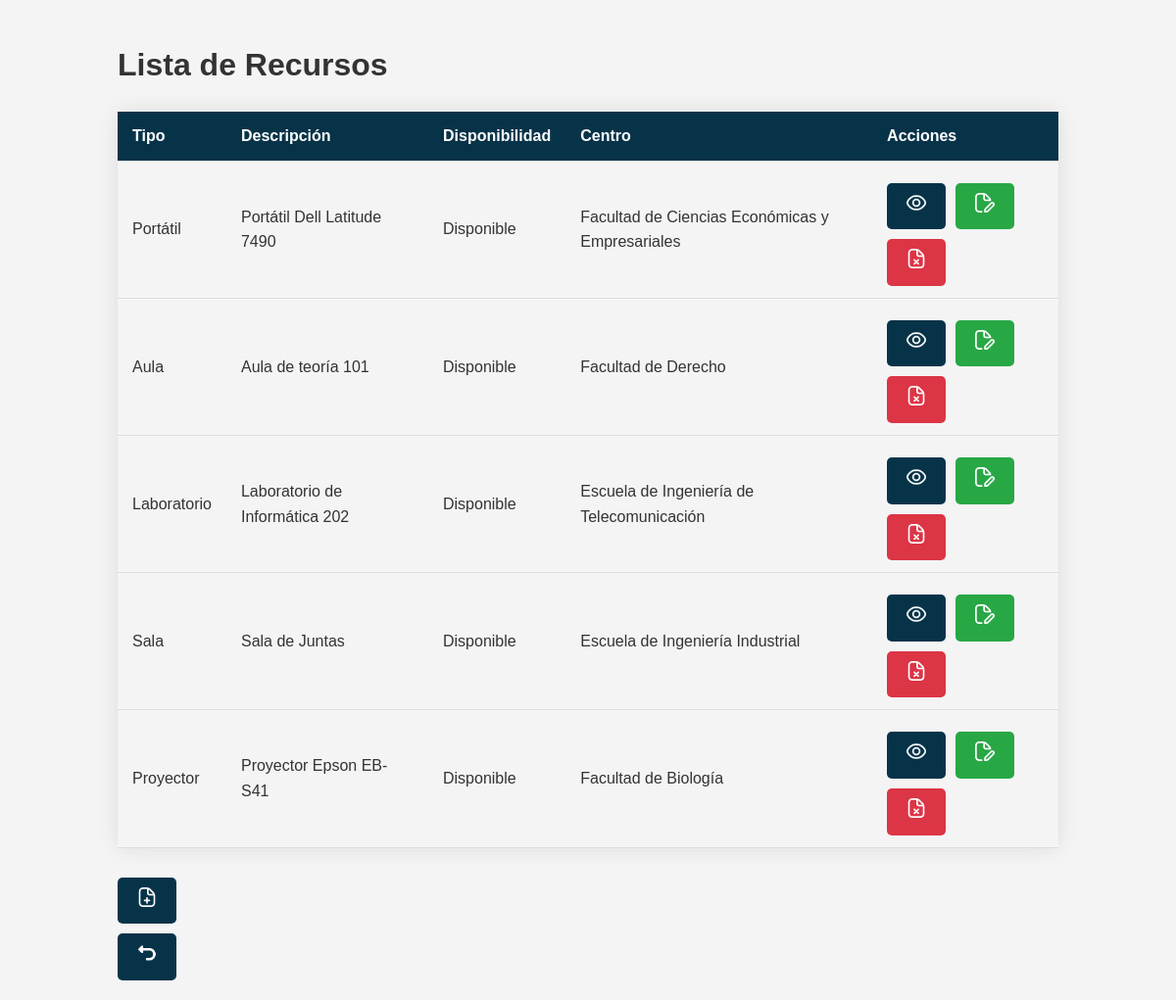
The page /Controllers/Recursos_Controller.php?action=list_recursos (signed in) on the database its author committed.
### tables this page shows
CREATE TABLE Recurso (
    ID_Recurso INT AUTO_INCREMENT PRIMARY KEY,
    Tipo VARCHAR(50) NOT NULL,
    Descripcion TEXT NOT NULL,
    Disponibilidad ENUM('Disponible', 'No disponible') NOT NULL,
    ID_Centro INT NOT NULL,
    FOREIGN KEY (ID_Centro) REFERENCES Centro(ID_Centro)
);

CREATE TABLE Centro (
    ID_Centro INT AUTO_INCREMENT PRIMARY KEY,
    Nombre VARCHAR(50) NOT NULL,
    Direccion VARCHAR(100) NOT NULL,
    Telefono VARCHAR(15) NOT NULL,
    Email VARCHAR(100) NOT NULL
);

### Locales/Strings_SPANISH.php (called while the page is built)
<?php
$strings = array(
    'Acciones' => 'Acciones',
    'Añadir' => 'Añadir',
    'Añadir Centro'=> 'Añadir Centro',
    'Añadir Recurso' => 'Añadir Recurso',
    'Añadir Usuario' => 'Añadir Usuario',
    'Apellidos' => 'Apellidos',
    'Centro'=> 'Centro',
    'Contrasena' => 'Contraseña',
    'Correo Electrónico' => 'Correo Electrónico',
    'Descripción' => 'Descripción',
    'Descripcion' => 'Descripcion',
    'Dirección' => 'Dirección',
    'Disponible' => 'Disponible',
    'Disponibilidad' => 'Disponibilidad',
    'DNI' => 'DNI',
    'Editar' => 'Editar',
    'Editar Centro'=> 'Editar Centro',
    'Editar Recurso' => 'Editar Recurso',
    'Editar Usuario' => 'Editar Usuario',
    'Eliminar' => 'Eliminar',
    'Fecha y Hora de la Reserva' => 'Fecha y Hora de la Reserva',
    'Gestion de usuarios' => 'Gestion de usuarios',
    'Guardar Cambios' => 'Guardar Cambios',
    'Lista de Centros' => 'Lista de Centros',
    'Lista de Recursos' => 'Lista de Recursos',
    'Lista de Usuarios' => 'Lista de Usuarios',
    'Login'=> 'Login',
    'Menu' => 'Menú',
    'NIU' => 'NIU',
    'No disponible' => 'No disponible',
    'Nombre' => 'Nombre',
    'Reservar' => 'Reservar',
    'Reservar Recurso' => 'Reservar Recurso',
    'Reservar recurso' => 'Reservar recurso',
    'Recurso' => 'Recurso',
    'Rol' => 'Rol',
    'Teléfono' => 'Teléfono',
    'Tipo' => 'Tipo',
    'Volver' => 'Volver',
    'Ver Centro'=> 'Ver Centro',
    'Ver Recurso' => 'Ver Recurso',
    'Ver Usuario' => 'Ver Usuario',
    'Mensaje' => 'Mensaje',
    '¿Estás seguro de que quieres eliminar este recurso?' => '¿Estás seguro de que quieres eliminar este recurso?',
);
?>

### models/Recursos_Model.php (called while the page is built, shortened)
<?php
class Recursos_Model {
    var $Tipo;
    var $Descripcion;
    var $Disponibilidad;
    var $ID_Centro;
    function __construct($ID_Recurso, $Tipo, $Descripcion, $Disponibilidad, $ID_Centro) {
        $this->Tipo = $Tipo;
        $this->Descripcion = $Descripcion;
        $this->Disponibilidad = $Disponibilidad;
        $this->ID_Centro = $ID_Centro;
        include_once 'Access_DB.php';
        $this->mysqli = ConnectDB();
    }
    function search() {
        $sql = "SELECT Recurso.*, Centro.Nombre AS Nombre_Centro
                FROM Recurso
                INNER JOIN Centro ON Recurso.ID_Centro = Centro.ID_Centro
                WHERE Recurso.Tipo LIKE ? AND
                      Recurso.Descripcion LIKE ? AND
                      Recurso.Disponibilidad LIKE ? AND
                      Centro.Nombre LIKE ?";
        $stmt = $this->mysqli->prepare($sql);
        $search_tipo = "%$this->Tipo%";
        $search_descripcion = "%$this->Descripcion%";
        $search_disponibilidad = "%$this->Disponibilidad%";
        $search_centro = "%$this->ID_Centro%";
        $stmt->bind_param('ssss', $search_tipo, $search_descripcion, $search_disponibilidad, $search_centro);
        $stmt->execute();
        return $stmt->get_result();
    }
}
?>

### models/Access_DB.php (called while the page is built, shortened)
<?php
function ConnectDB() {
    $mysqli = new mysqli("localhost", "root", "", "uvigores2");
    return $mysqli;
}
?>

### views/Recurso_List_View.php (the view, shortened to what this page needs)
<?php
class Recurso_List_View {
    function __construct($result) {
        $this->result = $result;
        $this->render();
    }
    function render() {
        include '../Locales/Strings_SPANISH.php';
        ?>
        <!DOCTYPE html>
        <html lang="es">
        <head>
            <link rel="stylesheet" href="../css/styles.css">
        </head>
        <body>
            <div class="container">
                <h1><?php echo $strings['Lista de Recursos']; ?></h1>
                <table class="table">
                    <thead>
                        <tr>
                            <th><?php echo $strings['Tipo']; ?></th>
                            <th><?php echo $strings['Descripción']; ?></th>
                            <th><?php echo $strings['Disponibilidad']; ?></th>
                            <th><?php echo $strings['Centro']; ?></th>
                            <th><?php echo $strings['Acciones']; ?></th>
                        </tr>
                    </thead>
                    <tbody>
                    <?php
                    while ($row = $this->result->fetch_assoc()) {
                        echo "<tr>";
                        echo "<td>{$row['Tipo']}</td>";
                        echo "<td>{$row['Descripcion']}</td>";
                        echo "<td>{$row['Disponibilidad']}</td>";
                        echo "<td>{$row['Nombre_Centro']}</td>";
                        echo "<td>
                                <a class='button button-view' href='Recursos_Controller.php?action=view_recursos&ID_Recurso={$row['ID_Recurso']}' title='Ver usuario'>
                                    <img src='../views/img/show.png' alt='Ver usuario' style='width: 20px; height: 20px;'>
                                </a>
                                <a class='button button-edit' href='Recursos_Controller.php?action=edit_recurso&ID_Recurso={$row['ID_Recurso']}' title='Editar recurso'>
                                    <img src='../views/img/edit-resource.png' alt='Editar recurso' style='width: 20px; height: 20px;'></a>
                                <a class='button button-delete' href='Recursos_Controller.php?action=delete_recurso&ID_Recurso={$row['ID_Recurso']}' title='Eliminar recurso' onclick='return confirm(\"¿Estás seguro de que quieres eliminar este recurso?\")'>
                                    <img src='../views/img/delete-resource.png' alt='Eliminar recurso' style='width: 20px; height: 20px;'>
                                </a>
                              </td>";
                        echo "</tr>";
                    }
                    ?>
                    </tbody>
                </table>
                <a class="button" href="Recursos_Controller.php?action=add_recurso"title="<?php echo $strings['Añadir Recurso']; ?>">
                    <img src="../views/img/add-resource.png" alt="<?php echo $strings['Añadir Recurso']; ?>" style="width: 20px; height: 20px;">
                </a><br>
                <a class="button" href="../index.php" title="<?php echo $strings['Volver']; ?>">
                    <img src="../views/img/turn-back.png" alt="<?php echo $strings['Volver']; ?>" style="width: 20px; height: 20px;">
                </a>
            </div>
        </body>
        </html>
        <?php
    }
}
?>

### css/styles.css (style rules this page uses)
body { font-family: 'Arial', sans-serif; background-color: #f4f4f4; color: #333; margin: 0; padding: 0; line-height: 1.6; }
.container { width: 80%; margin: 0 auto; padding: 20px; }
a { color: #0056b3; text-decoration: none; font-weight: bold; }
button, .button { background-color: #073349; color: white; padding: 10px 20px; border: none; cursor: pointer; text-align: center; border-radius: 5px; font-size: 16px; margin: 5px 0; display: inline-block; }
.table { width: 100%; border-collapse: collapse; margin: 20px 0; font-size: 16px; box-shadow: 0 0 20px rgba(0, 0, 0, 0.1); }
.table thead { background-color: #073349; color: white; }
.table th, .table td { padding: 12px 15px; text-align: left; border-bottom: 1px solid #ddd; }
.button { display: inline-block; padding: 10px 20px; margin: 10px 5px 0 0; background-color: #073349; color: white; text-align: center; text-decoration: none; border-radius: 5px; transition: background-color 0.3s ease; }
.button-edit { background-color: #28a745; }
.button-delete { background-color: #dc3545; }

### rows shown on the page
recurso: Tipo "Portátil", Descripcion "Portátil Dell Latitude 7490", Disponibilidad "Disponible", ID_Centro.Nombre "Facultad de Ciencias Económicas y Empresariales"
recurso: Tipo "Aula", Descripcion "Aula de teoría 101", Disponibilidad "Disponible", ID_Centro.Nombre "Facultad de Derecho"
recurso: Tipo "Laboratorio", Descripcion "Laboratorio de Informática 202", Disponibilidad "Disponible", ID_Centro.Nombre "Escuela de Ingeniería de Telecomunicación"
recurso: Tipo "Sala", Descripcion "Sala de Juntas", Disponibilidad "Disponible", ID_Centro.Nombre "Escuela de Ingeniería Industrial"
recurso: Tipo "Proyector", Descripcion "Proyector Epson EB-S41", Disponibilidad "Disponible", ID_Centro.Nombre "Facultad de Biología"

### other values the page prints
$strings['Lista de Recursos'] "Lista de Recursos"
$strings['Tipo'] "Tipo"
$strings['Descripción'] "Descripción"
$strings['Disponibilidad'] "Disponibilidad"
$strings['Centro'] "Centro"
$strings['Acciones'] "Acciones"
